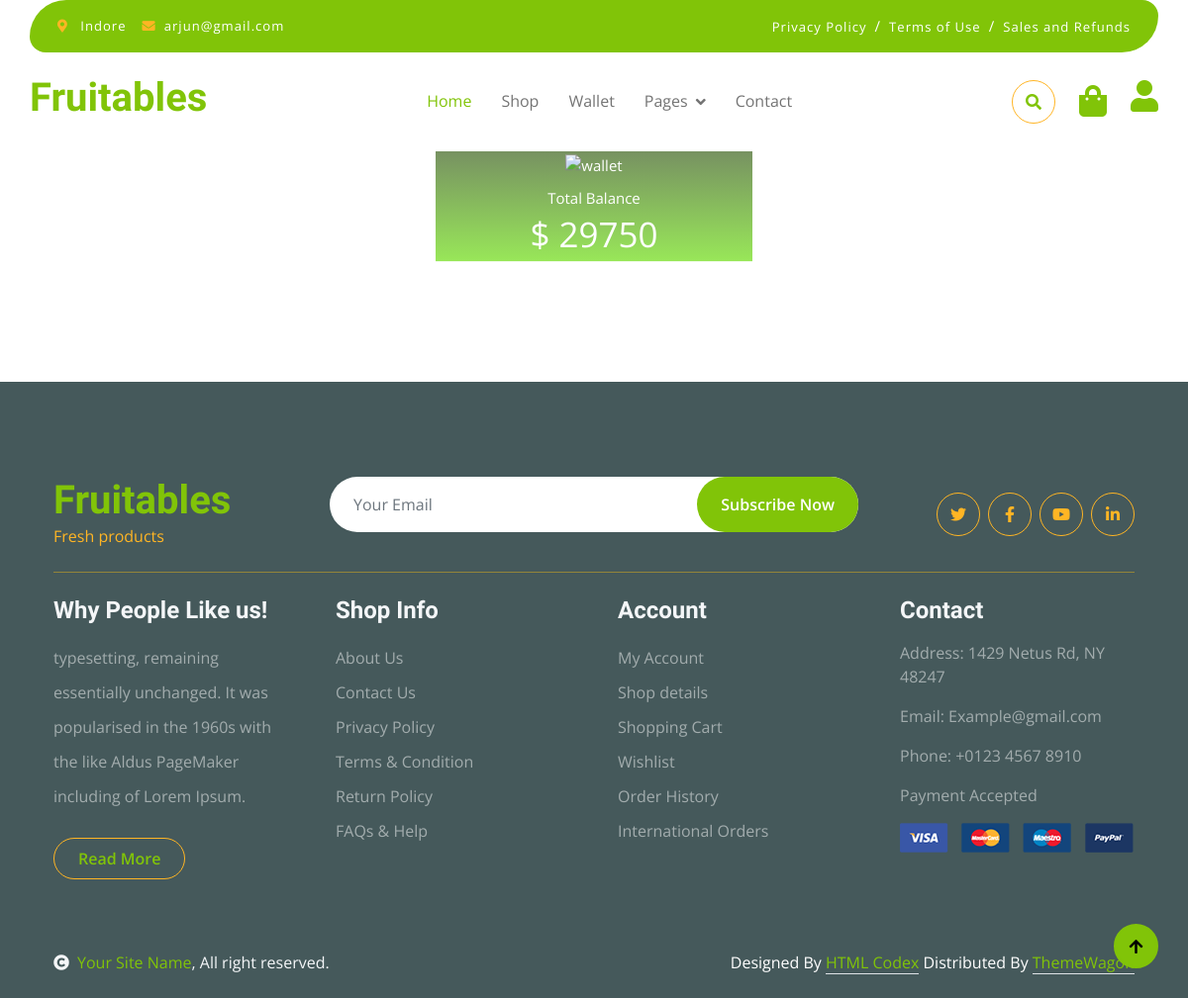
Screenshot of /fruitable/wallet (signed in) with the database file from the repository.
### accounts/models.py (models this page shows, shortened)
class CustomUser(AbstractBaseUser,PermissionsMixin):
    email=models.EmailField(unique=True)
    first_name=models.CharField(max_length=100)
    last_name=models.CharField(max_length=100)
    contact=models.CharField(max_length=10)
    choice=(('male','Male'),('female','Female'),('other','Other'))
    gender=models.CharField(max_length=6,choices=choice)
    address=models.TextField()
    created_at=models.DateTimeField(default=timezone.now)
    is_active=models.BooleanField(default=True)
    is_staff=models.BooleanField(default=False)
    objects=CustomManager()
    USERNAME_FIELD= "email"
    REQUIRED_FIELDS=[]

### shop/models.py (models this page shows, shortened)
class Wallet(models.Model):
    user=models.OneToOneField(CustomUser,on_delete=models.CASCADE)
    balance=models.PositiveIntegerField(default=0)

### shop/views.py (the view)
# urls.py: path('wallet',wallet,name='wallet'),
def wallet(request):
    wallet=Wallet.objects.get(user=request.user)
    return render(request,'wallet.html',{'wallet':wallet})

### templates/wallet.html (shortened to what this page needs)
{% extends "base.html" %}
{% block wallet %}
<head>
</head>
<body>
	<div class="wallet-container text-center">
		<p class="page-title">{{wallet.user.first_name}} E-wallet</p>
		<div class="amount-box text-center">
			<img src="https://lh3.googleusercontent.com/ohLHGNvMvQjOcmRpL4rjS3YQlcpO0D_80jJpJ-QA7-fQln9p3n7BAnqu3mxQ6kI4Sw" alt="wallet">
			<p>Total Balance</p>
			<p class="amount">$ {{wallet.balance}}</p>
		</div>
</div>
{% endblock wallet %}

### templates/base.html (shortened to what this page needs)
<!DOCTYPE html>
<html lang="en">
    <head>
        {% load bootstrap5 %}
        {% bootstrap_css %}
        <link rel="stylesheet" href="https://use.fontawesome.com/releases/v5.15.4/css/all.css"/>
        <link href="https://cdn.jsdelivr.net/npm/bootstrap-icons@1.4.1/font/bootstrap-icons.css" rel="stylesheet">
        <link href="lib/lightbox/css/lightbox.min.css" rel="stylesheet">
        <link href="lib/owlcarousel/assets/owl.carousel.min.css" rel="stylesheet">
        <link href='/static/css/bootstrap.min.css' rel="stylesheet">
        <link href= '/static/css/style.css' rel="stylesheet">
    </head>
    <body>
        {% if user.is_authenticated %}
        <div class="container-fluid fixed-top">
            <div class="container topbar bg-primary d-none d-lg-block">
                <div class="d-flex justify-content-between">
                    <div class="top-info ps-2">
                        <small class="me-3"><i class="fas fa-map-marker-alt me-2 text-secondary"></i> <a href="#" class="text-white">{{user.address}}</a></small>
                        <small class="me-3"><i class="fas fa-envelope me-2 text-secondary"></i><a href="#" class="text-white">{{user.email}}</a></small>
                    </div>
                    <div class="top-link pe-2">
                        <a href="#" class="text-white"><small class="text-white mx-2">Privacy Policy</small>/</a>
                        <a href="#" class="text-white"><small class="text-white mx-2">Terms of Use</small>/</a>
                        <a href="#" class="text-white"><small class="text-white ms-2">Sales and Refunds</small></a>
                    </div>
                </div>
            </div>
            <div class="container px-0">
                <nav class="navbar navbar-light bg-white navbar-expand-xl">
                    <a href="index.html" class="navbar-brand"><h1 class="text-primary display-6">Fruitables</h1></a>
                    <div class="collapse navbar-collapse bg-white" id="navbarCollapse">
                        <div class="navbar-nav mx-auto">
                            <a href="{%url 'home'%}" class="nav-item nav-link active">Home</a>
                            <a href="{%url 'shop'%}" class="nav-item nav-link">Shop</a>
                            <a href="{%url 'wallet' %}" class="nav-item nav-link">Wallet</a>
                            <div class="nav-item dropdown">
                                <a href="#" class="nav-link dropdown-toggle" data-bs-toggle="dropdown">Pages</a>
                            </div>
                            <a href="{%url 'contactus'%}" class="nav-item nav-link">Contact</a>
                        </div>
                        <div class="d-flex m-3 me-0">
                            <button class="btn-search btn border border-secondary btn-md-square rounded-circle bg-white me-4" data-bs-toggle="modal" data-bs-target="#searchModal"><i class="fas fa-search text-primary"></i></button>
                            <a href="{%url 'cart'%}" class="position-relative me-4 my-auto">
                                <i class="fa fa-shopping-bag fa-2x"></i>
                            </a>
                            <div class="nav-item dropdown">
                            <a href="#" class="my-auto">
                                <i class="fas fa-user fa-2x"></i>
                            </a>
                        </div>
                    </div>
                </nav>
            </div>
        </div>
        {% endif %}
{% block wallet %}{% endblock wallet %}
 <div class="container-fluid bg-dark text-white-50 footer pt-5 mt-5">
    <div class="container py-5">
        <div class="pb-4 mb-4" style="border-bottom: 1px solid rgba(226, 175, 24, 0.5) ;">
            <div class="row g-4">
                <div class="col-lg-3">
                    <a href="#">
                        <h1 class="text-primary mb-0">Fruitables</h1>
                        <p class="text-secondary mb-0">Fresh products</p>
                    </a>
                </div>
                <div class="col-lg-6">
                    <div class="position-relative mx-auto">
                        <input class="form-control border-0 w-100 py-3 px-4 rounded-pill" type="number" placeholder="Your Email">
                        <button type="submit" class="btn btn-primary border-0 border-secondary py-3 px-4 position-absolute rounded-pill text-white" style="top: 0; right: 0;">Subscribe Now</button>
                    </div>
                </div>
                <div class="col-lg-3">
                    <div class="d-flex justify-content-end pt-3">
                        <a class="btn  btn-outline-secondary me-2 btn-md-square rounded-circle" href=""><i class="fab fa-twitter"></i></a>
                        <a class="btn btn-outline-secondary me-2 btn-md-square rounded-circle" href=""><i class="fab fa-facebook-f"></i></a>
                        <a class="btn btn-outline-secondary me-2 btn-md-square rounded-circle" href=""><i class="fab fa-youtube"></i></a>
                        <a class="btn btn-outline-secondary btn-md-square rounded-circle" href=""><i class="fab fa-linkedin-in"></i></a>
                    </div>
                </div>
            </div>
        </div>
        <div class="row g-5">
            <div class="col-lg-3 col-md-6">
                <div class="footer-item">
                    <h4 class="text-light mb-3">Why People Like us!</h4>
                    <p class="mb-4">typesetting, remaining essentially unchanged. It was
                        popularised in the 1960s with the like Aldus PageMaker including of Lorem Ipsum.</p>
                    <a href="" class="btn border-secondary py-2 px-4 rounded-pill text-primary">Read More</a>
                </div>
            </div>
            <div class="col-lg-3 col-md-6">
                <div class="d-flex flex-column text-start footer-item">
                    <h4 class="text-light mb-3">Shop Info</h4>
                    <a class="btn-link" href="">About Us</a>
                    <a class="btn-link" href="">Contact Us</a>
                    <a class="btn-link" href="">Privacy Policy</a>
                    <a class="btn-link" href="">Terms & Condition</a>
                    <a class="btn-link" href="">Return Policy</a>
                    <a class="btn-link" href="">FAQs & Help</a>
                </div>
            </div>
            <div class="col-lg-3 col-md-6">
                <div class="d-flex flex-column text-start footer-item">
                    <h4 class="text-light mb-3">Account</h4>
                    <a class="btn-link" href="">My Account</a>
                    <a class="btn-link" href="">Shop details</a>
                    <a class="btn-link" href="">Shopping Cart</a>
                    <a class="btn-link" href="">Wishlist</a>
                    <a class="btn-link" href="">Order History</a>
                    <a class="btn-link" href="">International Orders</a>
                </div>
            </div>
            <div class="col-lg-3 col-md-6">
                <div class="footer-item">
                    <h4 class="text-light mb-3">Contact</h4>
                    <p>Address: 1429 Netus Rd, NY 48247</p>
                    <p>Email: Example@gmail.com</p>
                    <p>Phone: +0123 4567 8910</p>
                    <p>Payment Accepted</p>
                    <img src="/static/img/payment.png" class="img-fluid" alt="">
                </div>
            </div>
        </div>
    </div>
</div>
<div class="container-fluid copyright bg-dark py-4">
    <div class="container">
        <div class="row">
            <div class="col-md-6 text-center text-md-start mb-3 mb-md-0">
                <span class="text-light"><a href="#"><i class="fas fa-copyright text-light me-2"></i>Your Site Name</a>, All right reserved.</span>
            </div>
            <div class="col-md-6 my-auto text-center text-md-end text-white">
                Designed By <a class="border-bottom" href="https://htmlcodex.com">HTML Codex</a> Distributed By <a class="border-bottom" href="https://themewagon.com">ThemeWagon</a>
            </div>
        </div>
    </div>
</div>
<a href="#" class="btn btn-primary border-3 border-primary rounded-circle back-to-top"><i class="fa fa-arrow-up"></i></a>
</body>
</html>

### static/css/style.css (style rules this page uses)
.back-to-top { position: fixed; right: 30px; bottom: 30px; display: flex; width: 45px; height: 45px; align-items: center; justify-content: center; transition: 0.5s; z-index: 99; }
.btn { font-weight: 600; transition: .5s; }
.btn-md-square { width: 44px; height: 44px; }
.btn-square, .btn-sm-square, .btn-md-square, .btn-lg-square { padding: 0; display: flex; align-items: center; justify-content: center; font-weight: normal; }
.btn.border-secondary { transition: 0.5s; }
.fixed-top { transition: 0.5s; background: var(--bs-white); border: 0; }
.topbar { padding: 20px; border-radius: 230px 100px; }
.topbar .top-info { font-size: 15px; line-height: 0; letter-spacing: 1px; display: flex; align-items: center; }
.topbar .top-link { font-size: 15px; line-height: 0; letter-spacing: 1px; display: flex; align-items: center; }
.topbar .top-link a { letter-spacing: 1px; }
.navbar .navbar-nav .nav-link { padding: 10px 15px; font-size: 16px; transition: .5s; }
.navbar { height: 100px; border-bottom: 1px solid rgba(255, 255, 255, .1); }
.navbar .navbar-nav .nav-link:hover, .navbar .navbar-nav .nav-link.active, .fixed-top.bg-white .navbar .navbar-nav .nav-link:hover, .fixed-top.bg-white .navbar .navbar-nav .nav-link.active { color: var(--bs-primary); }
.navbar .dropdown-toggle::after { border: none; content: "\f107"; font-family: "Font Awesome 5 Free"; font-weight: 700; vertical-align: middle; margin-left: 8px; }
.footer .footer-item .btn-link { line-height: 35px; color: rgba(255, 255, 255, .5); transition: 0.5s; }
.footer .footer-item p.mb-4 { line-height: 35px; }
.container { height: 100%; align-content: center; }

### templates/wallet.html (style rules this page uses)
.wallet-container { background: linear-gradient(rgba(0, 0, 0, 0.6),rgba(107, 220, 15, 0.694)),url(https://encrypted-tbn0.gstatic.com/images?q=tbn:ANd9GcTjOvSperRYjHH9-EHlKZJBfwvXy4rJpyerzHQsnp8DuuycYU5_); width: 320px; color: #fff; font-size: 15px; padding: 20px 20px 0; margin-top: 15%; left: 50%; transform: translate(-50%,-50%); position: relative; }
.page-title { text-align: left; }
.fa-user { float: right; }
.amount-box img { width: 50px; }
.amount { font-size: 35px; }
.amount-box p { margin-top: 10px; margin-bottom: -10px; }

### rows the page displays
CustomUser: address "Indore", email "arjun@gmail.com"
Wallet: balance "29750"
